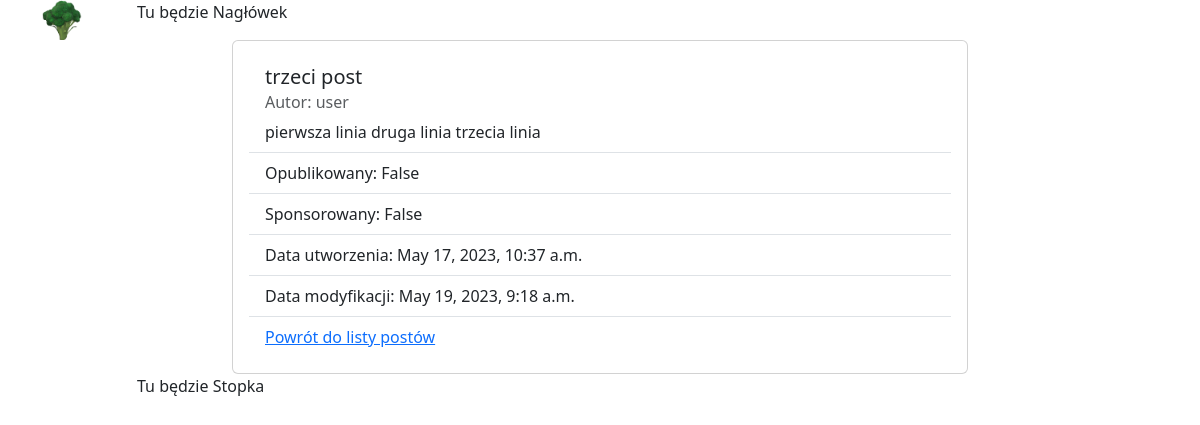
Page /posts/3 on the committed database.
### posts/models.py (models this page shows, shortened)
class Post(models.Model):
    author = models.ForeignKey("auth.User", on_delete=models.CASCADE, related_name="posts")
    title = models.CharField(max_length=255)
    content = models.TextField()
    published = models.BooleanField(default=False)
    sponsored = models.BooleanField(default=False)
    created = models.DateTimeField(auto_now_add=True)
    modified = models.DateTimeField(auto_now=True)

### posts/views.py (the view)
# urls.py: path('<int:post_id>', posts_details, name='details'),
def posts_details(request, post_id):
    p = Post.objects.get(id=post_id)
    context = {
        'post': p
    }
    return render(request, 'posts/details.html', context)

### posts/templates/posts/details.html (shortened to what this page needs)
{% extends "main/base.html" %}
{% block content %}
<div class="row">
    <div class="col"></div>
    <div class="col-8">
        <div class="card">
            <div class="card-body">
                <ul class="list-group list-group-flush">
                    <li class="list-group-item">
                        <h5 class="card-title">{{post.title}}</h5>
                        <h6 class="card-subtitle mb-2 text-body-secondary">
                            Autor: {{post.author.username}}
                            </h6>
                        <p class="card-text">{{post.content}}</p>
                    </li>
                    <li class="list-group-item">Opublikowany: {{post.published}}</li>
                    <li class="list-group-item">Sponsorowany: {{post.sponsored}}</li>
                    <li class="list-group-item">Data utworzenia: {{post.created}}</li>
                    <li class="list-group-item">Data modyfikacji: {{post.modified}}</li>
                    <li class="list-group-item">
                        <a href="{% url 'posts:list' %}">Powrót do listy postów</a>
                    </li>
                </ul>
            </div>
        </div>
    </div>
    <div class="col"></div>
</div>
{% endblock %}

### rows in the picture
Post: title "trzeci post", author.username "user", content "pierwsza linia druga linia trzecia linia", published "False", sponsored "False", created "May 17, 2023, 10:37 a.m.", modified "May 19, 2023, 9:18 a.m."
